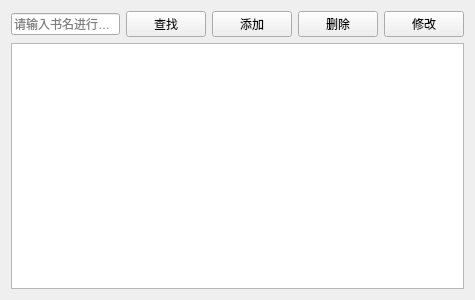
<?xml version="1.0" encoding="UTF-8"?>
<ui version="4.0">
 <class>DoctorView</class>
 <widget class="QWidget" name="DoctorView">
  <property name="geometry">
   <rect>
    <x>0</x>
    <y>0</y>
    <width>475</width>
    <height>300</height>
   </rect>
  </property>
  <property name="windowTitle">
   <string>图书管理</string>
  </property>
  <layout class="QGridLayout" name="gridLayout">
   <item row="0" column="0">
    <layout class="QHBoxLayout" name="horizontalLayout">
     <item>
      <widget class="QLineEdit" name="txSearch">
       <property name="placeholderText">
        <string>请输入书名进行查找</string>
       </property>
      </widget>
     </item>
     <item>
      <widget class="QPushButton" name="btSearch">
       <property name="text">
        <string>查找</string>
       </property>
       <property name="icon">
        <iconset theme="QIcon::ThemeIcon::EditFind"/>
       </property>
      </widget>
     </item>
     <item>
      <widget class="QPushButton" name="btAdd">
       <property name="text">
        <string>添加</string>
       </property>
       <property name="icon">
        <iconset theme="QIcon::ThemeIcon::ListAdd"/>
       </property>
      </widget>
     </item>
     <item>
      <widget class="QPushButton" name="btDelete">
       <property name="text">
        <string>删除</string>
       </property>
       <property name="icon">
        <iconset theme="QIcon::ThemeIcon::EditDelete"/>
       </property>
      </widget>
     </item>
     <item>
      <widget class="QPushButton" name="btEdit">
       <property name="text">
        <string>修改</string>
       </property>
       <property name="icon">
        <iconset resource="lab4.qrc">
         <normaloff>:/img/edit.png</normaloff>:/img/edit.png</iconset>
       </property>
      </widget>
     </item>
    </layout>
   </item>
   <item row="1" column="0">
    <widget class="QTableView" name="tableView"/>
   </item>
  </layout>
 </widget>
 <resources>
  <include location="lab4.qrc"/>
 </resources>
 <connections/>
</ui>
